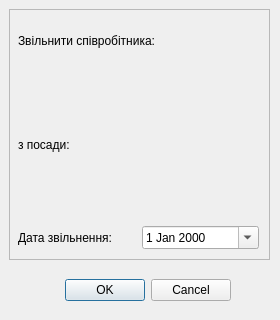
<?xml version="1.0" encoding="UTF-8"?>
<ui version="4.0">
 <class>Dialog_fireStaff</class>
 <widget class="QDialog" name="Dialog_fireStaff">
  <property name="geometry">
   <rect>
    <x>0</x>
    <y>0</y>
    <width>280</width>
    <height>320</height>
   </rect>
  </property>
  <property name="windowTitle">
   <string>Звільнити співробітника</string>
  </property>
  <widget class="QDialogButtonBox" name="buttonBox">
   <property name="geometry">
    <rect>
     <x>10</x>
     <y>270</y>
     <width>221</width>
     <height>41</height>
    </rect>
   </property>
   <property name="orientation">
    <enum>Qt::Horizontal</enum>
   </property>
   <property name="standardButtons">
    <set>QDialogButtonBox::Cancel|QDialogButtonBox::Ok</set>
   </property>
  </widget>
  <widget class="QFrame" name="frame">
   <property name="geometry">
    <rect>
     <x>9</x>
     <y>9</y>
     <width>261</width>
     <height>251</height>
    </rect>
   </property>
   <property name="frameShape">
    <enum>QFrame::StyledPanel</enum>
   </property>
   <property name="frameShadow">
    <enum>QFrame::Raised</enum>
   </property>
   <widget class="QWidget" name="verticalLayoutWidget">
    <property name="geometry">
     <rect>
      <x>9</x>
      <y>9</y>
      <width>241</width>
      <height>231</height>
     </rect>
    </property>
    <layout class="QVBoxLayout" name="verticalLayout">
     <item>
      <widget class="QLabel" name="label">
       <property name="text">
        <string>Звільнити співробітника:</string>
       </property>
      </widget>
     </item>
     <item>
      <widget class="QLabel" name="staffNameSurname">
       <property name="text">
        <string/>
       </property>
       <property name="alignment">
        <set>Qt::AlignCenter</set>
       </property>
      </widget>
     </item>
     <item>
      <widget class="QLabel" name="label_3">
       <property name="text">
        <string>з посади:</string>
       </property>
      </widget>
     </item>
     <item>
      <widget class="QLabel" name="positioin">
       <property name="text">
        <string/>
       </property>
       <property name="alignment">
        <set>Qt::AlignCenter</set>
       </property>
      </widget>
     </item>
     <item>
      <layout class="QGridLayout" name="gridLayout">
       <item row="0" column="0">
        <widget class="QLabel" name="label_5">
         <property name="text">
          <string>Дата звільнення:</string>
         </property>
        </widget>
       </item>
       <item row="0" column="1">
        <widget class="QDateEdit" name="fireDate">
         <property name="cursor">
          <cursorShape>PointingHandCursor</cursorShape>
         </property>
         <property name="calendarPopup">
          <bool>true</bool>
         </property>
        </widget>
       </item>
      </layout>
     </item>
    </layout>
   </widget>
  </widget>
 </widget>
 <resources/>
 <connections>
  <connection>
   <sender>buttonBox</sender>
   <signal>accepted()</signal>
   <receiver>Dialog_fireStaff</receiver>
   <slot>accept()</slot>
   <hints>
    <hint type="sourcelabel">
     <x>248</x>
     <y>254</y>
    </hint>
    <hint type="destinationlabel">
     <x>157</x>
     <y>274</y>
    </hint>
   </hints>
  </connection>
  <connection>
   <sender>buttonBox</sender>
   <signal>rejected()</signal>
   <receiver>Dialog_fireStaff</receiver>
   <slot>reject()</slot>
   <hints>
    <hint type="sourcelabel">
     <x>316</x>
     <y>260</y>
    </hint>
    <hint type="destinationlabel">
     <x>286</x>
     <y>274</y>
    </hint>
   </hints>
  </connection>
 </connections>
</ui>
